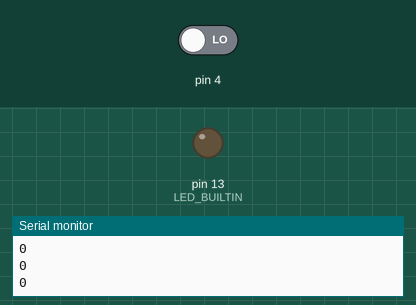
Recording of a sketch running on a simulated Arduino Uno, built with avr-gcc and run on an emulated ATmega328P. Parts: output pins drawn as LEDs (lit = HIGH), the last lines printed to the serial monitor. The test bench sets the inputs (shaded band); at power-on: pin 4 LOW.

Above: at 1.2 s.
1.3 s: pin 4 driven HIGH
At 2.1 s:
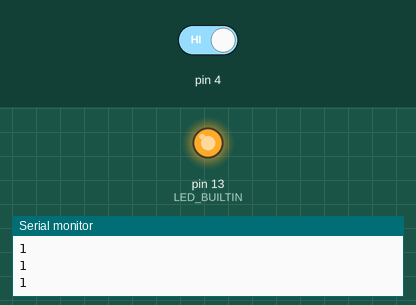
2.8 s: pin 4 driven LOW
At 3.4 s:
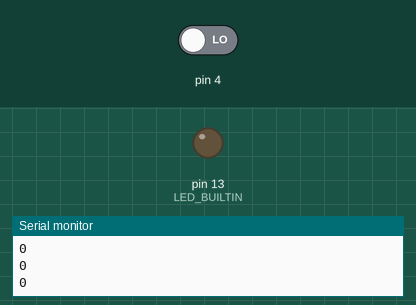
Timing chart, 0 to 5.8 s (numbered marks = the images above; inputs shaded):
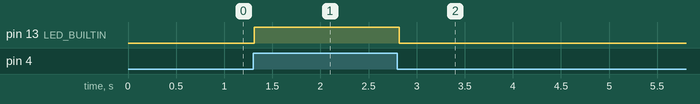

The sketch:

FinalDeCarrera1.ino
```cpp
void setup()
{
  // put your setup code here, to run once:
  pinMode(LED_BUILTIN, OUTPUT);
  pinMode(4,INPUT);
  Serial.begin(9600);
  int val = 0;

}

void loop()
{
  // put your main code here, to run repeatedly:
int  val = digitalRead(4);
  Serial.println(val);
  delay(10);
  if(val==1)
  {
   digitalWrite(LED_BUILTIN, HIGH);
  }
  else
  {
   digitalWrite(LED_BUILTIN, LOW);
  }


}
```

Measured:
- after the input at 1.3 s, pin 13 (LED_BUILTIN): LOW → HIGH at once
- after the input at 2.8 s, pin 13 (LED_BUILTIN): HIGH → LOW at once
